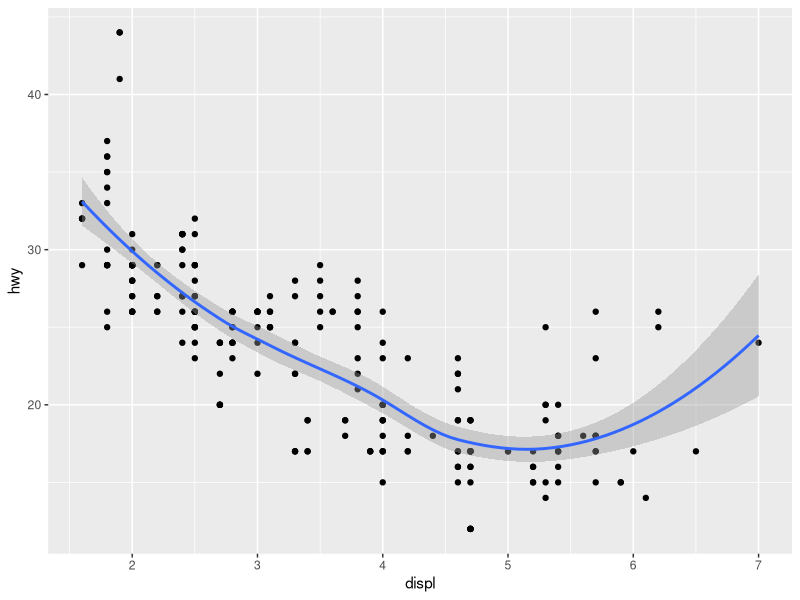
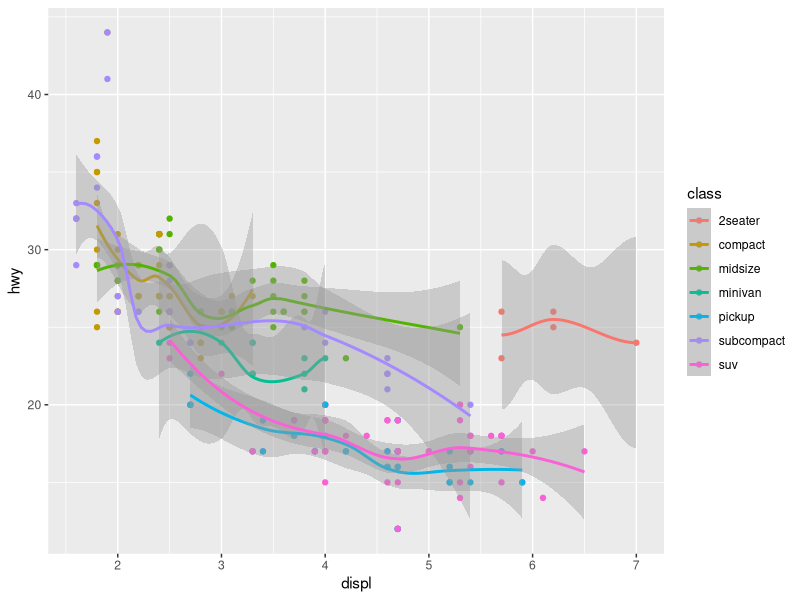

Reproduce these figures in R, in order.
library(tidyverse)

print("moinsn")

a <- 1
b <- a*3
print(b)

add_one <- function(a, b) {
  d <- a + b
  
  return(d)
}

c <- add_one(5,7)
print(c)

## Operationen werden vektorisiert
b <- c(1,2,3)
b+1

b*2+1

## Data Frames beinhalten Daten
## mpg = miles per gallon
print(mpg)
ggplot(mpg, aes(x=displ, y=hwy)) + geom_point() + geom_smooth()

colnames(mpg)
summary(mpg$class)
unique(mpg$class)

## Zusatzeigenschft in den Plot einbauen 'Fahrzeugklasse'
ggplot(mpg, aes(x=displ, y=hwy, colour=class)) + geom_point() + geom_smooth()